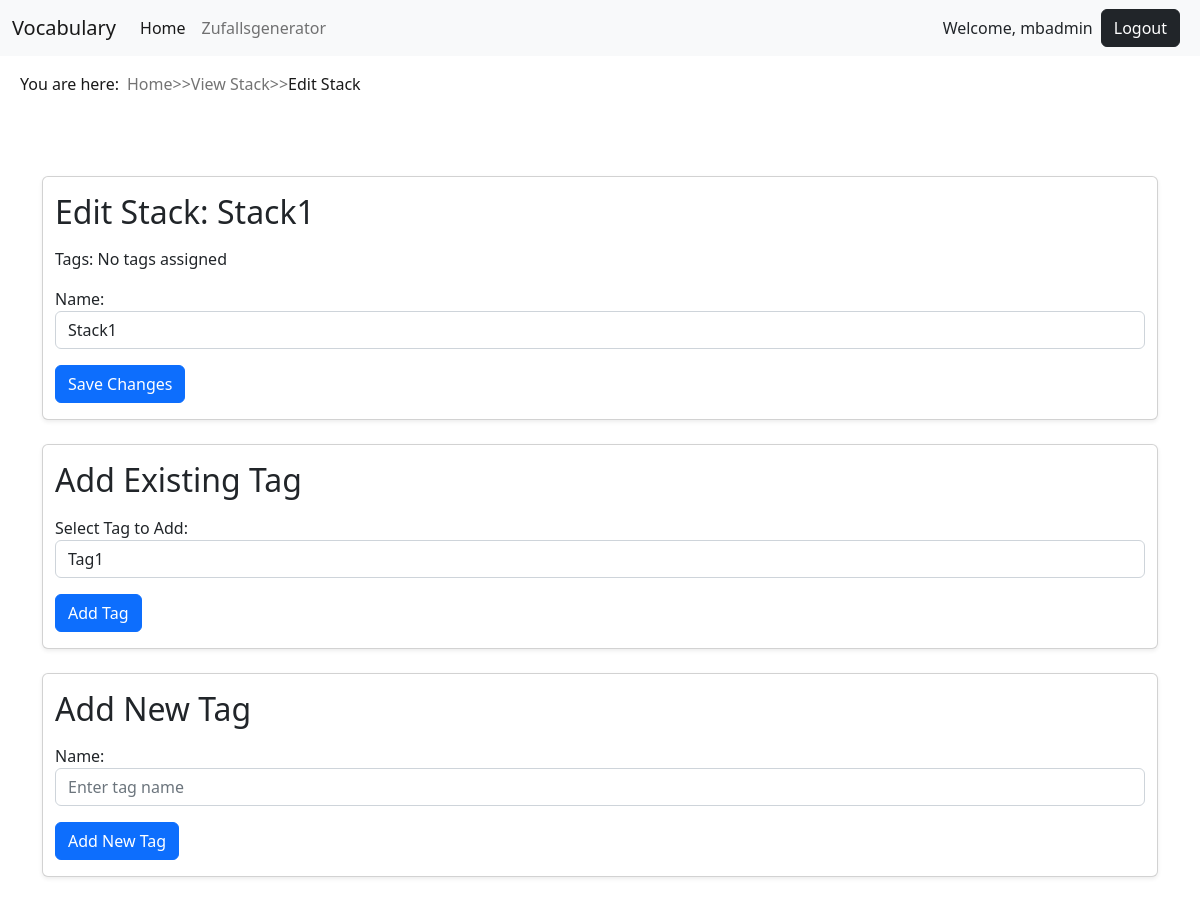
Page /stack/22/edit_stack/ (signed in) on the earlier database version.
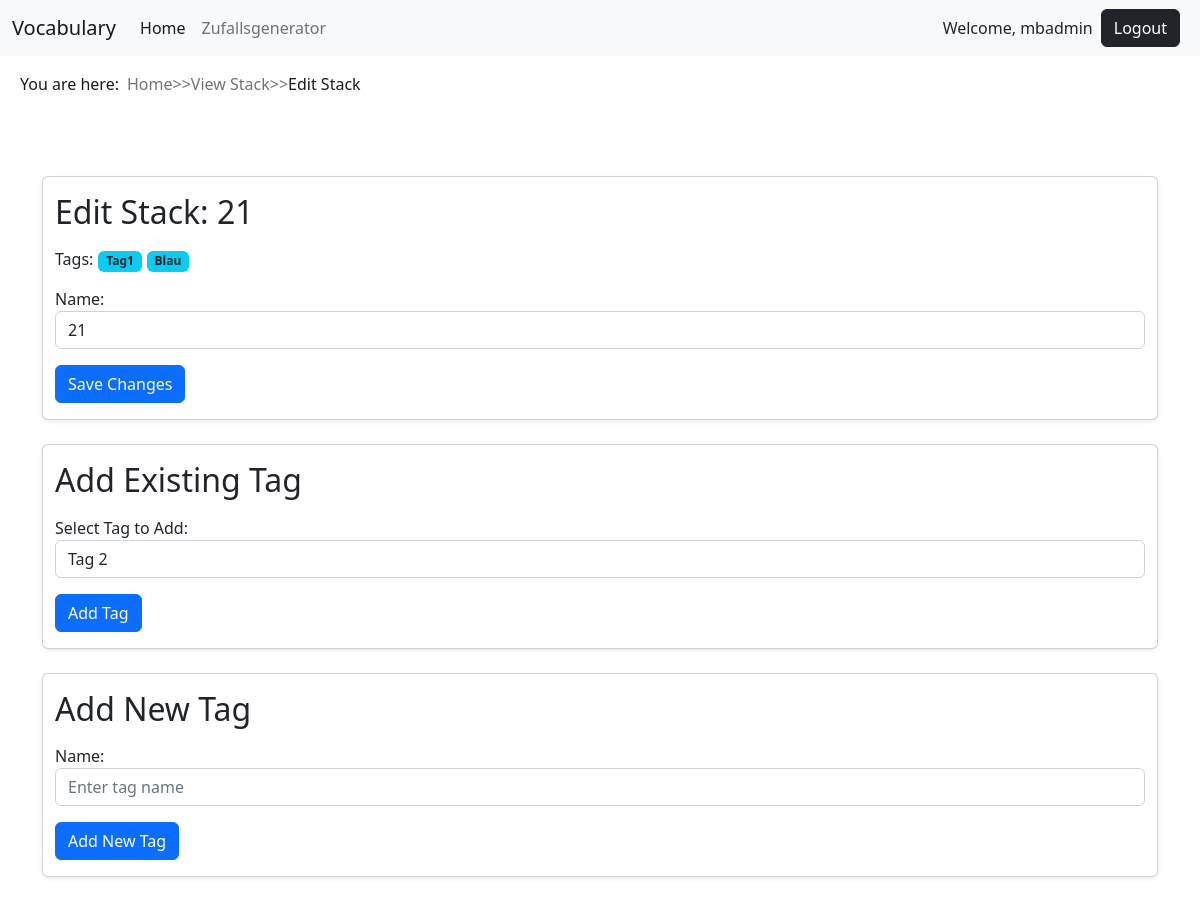
Same page on the later database version.
### vocab/models.py (models this page shows, shortened)
class Stack(models.Model):
    name = models.CharField(max_length=255)
    user = models.ForeignKey(User, on_delete=models.CASCADE)
    created_at = models.DateTimeField(auto_now_add=True)
    last_quiz_timestamp = models.DateTimeField(null=True, blank=True)  #

class StackTag(models.Model):
    stack = models.ForeignKey(Stack, on_delete=models.CASCADE)
    tag = models.ForeignKey(Tag, on_delete=models.CASCADE)
    added_by = models.ForeignKey('auth.User', on_delete=models.SET_NULL, null=True)
    created_at = models.DateTimeField(auto_now_add=True)
    class Meta:
        unique_together = ('stack', 'tag')

class Tag(models.Model):
    name = models.CharField(max_length=100, unique=True)
    user = models.ForeignKey(User, on_delete=models.CASCADE, related_name='tags')
    created_at = models.DateTimeField(auto_now_add=True)

### vocab/views.py (the view)
# urls.py: path('stack/<int:stack_id>/edit_stack/',
@login_required
def edit_stack(request, stack_id):
    stack = get_object_or_404(Stack, id=stack_id)
    assigned_tags = StackTag.objects.filter(stack=stack)
    unassigned_tags = Tag.objects.exclude(stacktag__in=assigned_tags)
    if request.method == 'POST':
        if 'add_existing_tag' in request.POST:
            tag_id = request.POST.get('existing_tag')
            if tag_id:
                tag = get_object_or_404(Tag, id=tag_id)
                StackTag.objects.create(stack=stack, tag=tag)
                messages.success(request, f'Tag "{tag.name}" added to the stack.')
        elif 'new_tag' in request.POST:
            tag_form = TagForm(request.POST)
            if tag_form.is_valid():
                new_tag = tag_form.save(commit=False)
                new_tag.user = request.user
                new_tag.save()
                StackTag.objects.create(stack=stack, tag=new_tag)
                messages.success(request, f'New tag "{new_tag.name}" created and added to the stack.')
        elif 'save_changes' in request.POST:
            print('save_changes')
            form = StackForm(request.POST, instance=stack)
            if form.is_valid():
                form.save()
                messages.success(request, 'Stack updated successfully.')
        return redirect('vocab:edit_stack', stack_id=stack.id)
    else:
        form = StackForm(instance=stack)
        tag_form = TagForm()
    context = {
        'stack': stack,
        'form': form,
        'tag_form': tag_form,
        'assigned_tags': assigned_tags,
        'unassigned_tags': unassigned_tags,
    }
    return render(request, 'vocab/edit_stack.html', context)

### vocab/forms.py
class StackForm(forms.ModelForm):
    tags = forms.ModelMultipleChoiceField(
        queryset=Tag.objects.all(),
        widget=forms.CheckboxSelectMultiple,
        required=False
    )
    class Meta:
        model = Stack
        fields = ['name', 'tags']

class TagForm(forms.ModelForm):
    class Meta:
        model = Tag
        fields = ['name']
        widgets = {
            'name': forms.TextInput(attrs={'class': 'form-control', 'placeholder': 'Enter tag name'}),
        }

### vocab/templates/vocab/edit_stack.html (shortened to what the changed rows need)
{% extends 'profiles/base.html' %}
{% block content %}
<section class="container">
    <div class="container mt-5">
        <div class="row justify-content-center">
            <div class="card shadow-sm mb-4">
                <h2 class="card-title my-3">Edit Stack: {{ stack.name }}</h2>
                <div class="d-flex flex-wrap">
                    <p>Tags:
                        {% for stack_tag in assigned_tags %}
                            <form method="post" action="{% url 'vocab:remove_stack_tag' stack_tag.id %}" style="display: inline;">
                                <button type="submit" style="display: inline-block; border: none; background: none; padding: 0; margin-left: 5px;">
                                    <span class="badge bg-info text-dark">{{ stack_tag.tag.name }}</span>
                                </button>
                            </form>
                        {% empty %}
                            <span>No tags assigned</span>
                        {% endfor %}
                    </p>
                </div>
                <form method="post" action="{% url 'vocab:edit_stack' stack.id %}">
                    <div class="form-group">
                        {{ form.name.label_tag }}
                        <input
                            type="text"
                            name="name"
                            value="{{ form.name.value|default:stack.name }}"
                            class="form-control"
                            maxlength="150"
                            id="id_name"
                            required
                        />
                    </div>
                    <button type="submit" name="save_changes" class="btn btn-primary my-3">Save Changes</button>
                </form>
            </div>
        </div>
         <div class="row justify-content-center">
            <div class="card shadow-sm mb-4">
                <h2 class="card-title my-3">Add Existing Tag</h2>
                <form method="post" action="{% url 'vocab:edit_stack' stack.id %}">
                    <div class="form-group">
                        <label for="existing_tag">Select Tag to Add:</label>
                        <select name="existing_tag" id="existing_tag" class="form-control">
                            {% for tag in unassigned_tags %}
                                <option value="{{ tag.id }}">{{ tag.name }}</option>
                            {% endfor %}
                        </select>
                    </div>
                </form>
            </div>
        </div>
         <div class="row justify-content-center">
            <div class="card shadow-sm mb-4">
                <h2 class="card-title my-3">Add New Tag</h2>
            </div>
        </div>
    </div>
</section>
{% endblock %}

Differences in the rows shown:
changed Stack: name "Stack1" → "21"
added StackTag: tag.name "Tag1"
added StackTag: tag.name "Blau"
Other differences:
form field existing_tag: "Tag1" → "Tag 2"
text no longer shown: "No tags assigned"
